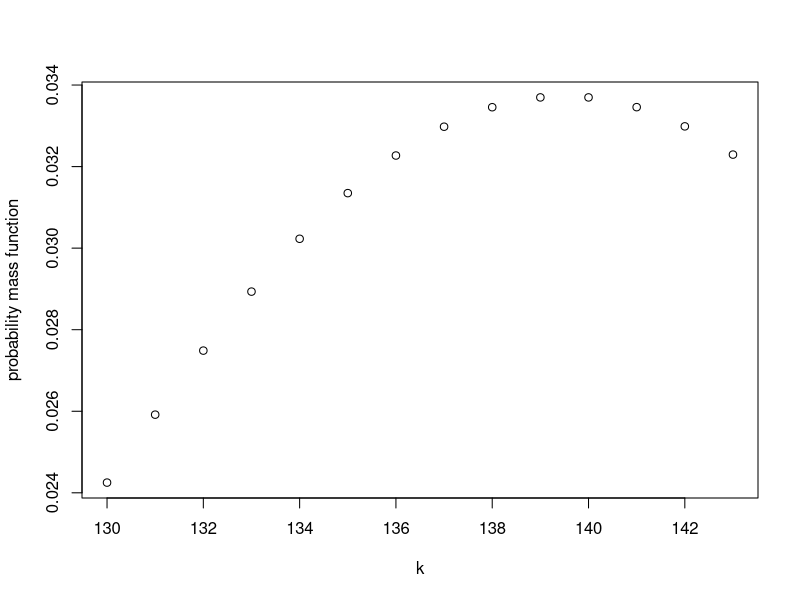
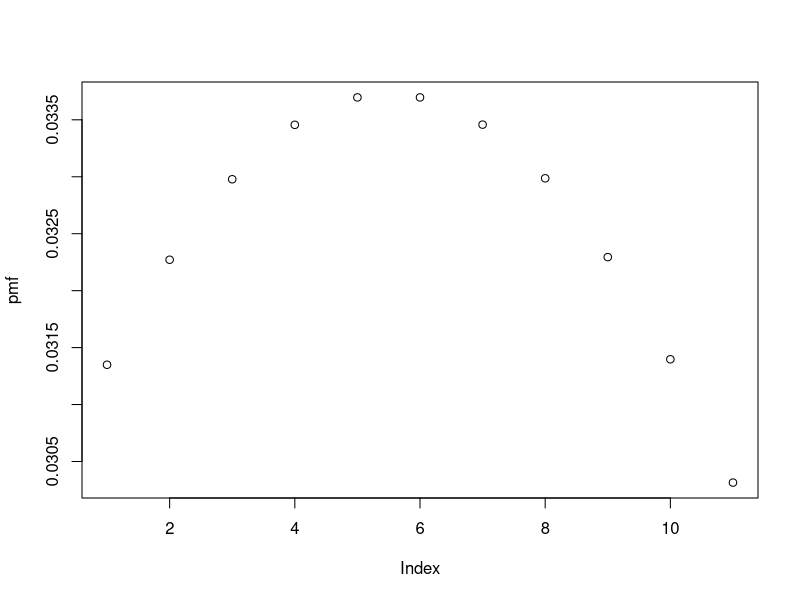
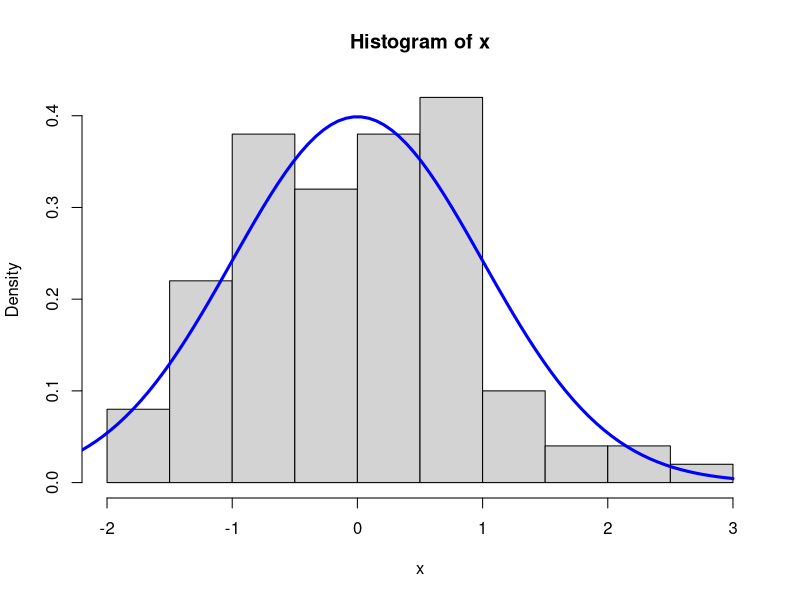
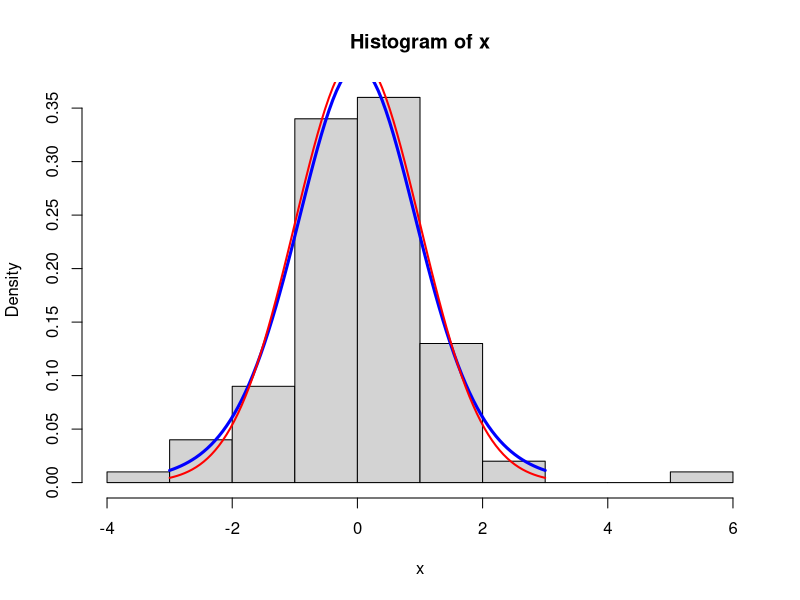
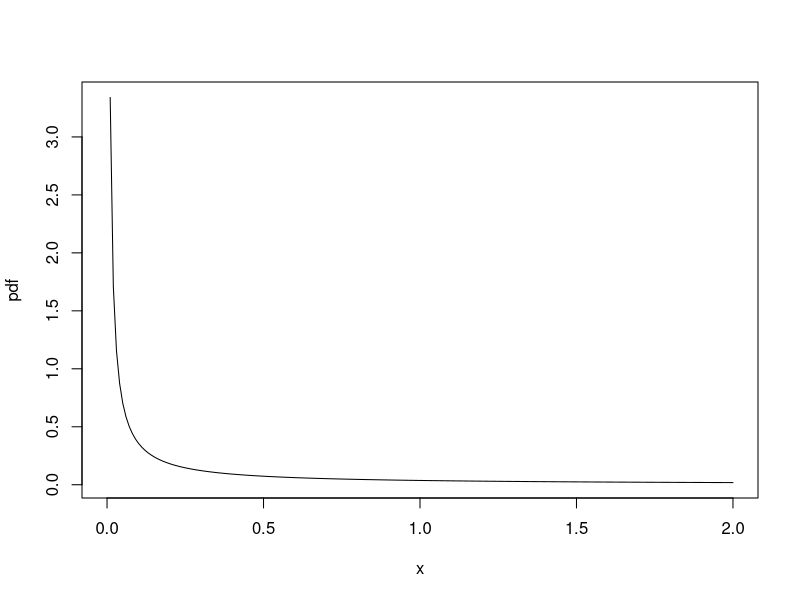

These figures' R source, in order:
## ---- chunk 1
pmf140 = function(k, lambda = 140)
{
  exp(-lambda) * lambda^k / factorial(k)
}

pmf140(3)
## ---- chunk 2
exp(-140)
## ---- chunk 3
140^c(143, 144)
## ---- chunk 4
k = 130:143
y = pmf140(k)
plot(k, y, ylab = "probability mass function")
## ---- chunk 5
pmf140(135:143)

pmf140(135:145)
## ---- chunk 6
pmf = dpois(135:145, lambda = 140)
pmf
plot(pmf)
## ---- chunk 7
# Roll yer own
pmf140 = function(k, lambda = 140)
{
  exp(-lambda) * lambda^k / factorial(k)
}

# builtin
dpois(135:145, lambda = 140)
## ---- chunk 8
# prefix suffix

# to generate random data from a normal distribution
x = rnorm(100)
hist(x, freq = FALSE)

xx = seq(from = -3, to = 3, length.out = 100)
dx = dnorm(xx)
lines(xx, dx, col = "blue", lwd = 3)

## ---- chunk 9
# prefix suffix

# to generate random data from a normal distribution
# r is the prefix
# suffix was norm -> t
x = rt(100, df = 10)
hist(x, freq = FALSE)

xx = seq(from = -3, to = 3, length.out = 100)
# d is the prefix
# suffix was norm -> t
dxnorm = dnorm(xx)
dx = dt(xx, df = 10)
lines(xx, dx, col = "blue", lwd = 3)  #lwd line width
lines(xx, dxnorm, col = "red", lwd = 2)

## ---- chunk 10
q = seq(from = 0.1, to = 0.9, by = 0.1)
qweibull(q, 0.1)
## ---- chunk 11
x = seq(from = 0, to = 2, length.out = 200)
pdf = dweibull(x, shape = 0.1)
plot(x, pdf, type = "l")
